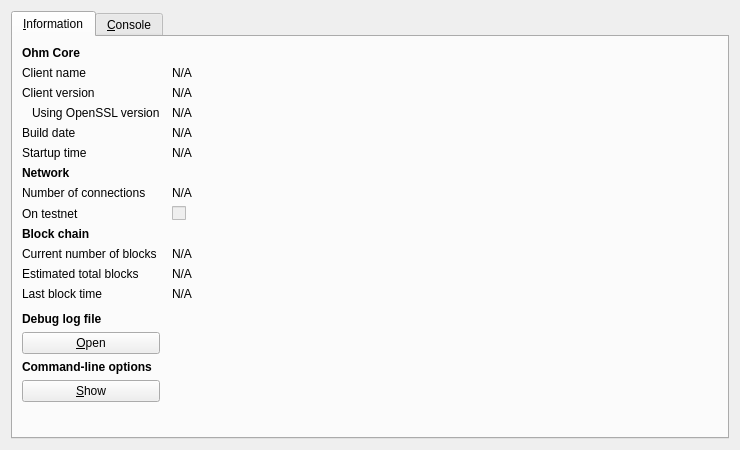
<?xml version="1.0" encoding="UTF-8"?>
<ui version="4.0">
 <class>RPCConsole</class>
 <widget class="QDialog" name="RPCConsole">
  <property name="geometry">
   <rect>
    <x>0</x>
    <y>0</y>
    <width>740</width>
    <height>450</height>
   </rect>
  </property>
  <property name="windowTitle">
   <string>Ohm - Debug window</string>
  </property>
  <layout class="QVBoxLayout" name="verticalLayout_2">
   <item>
    <widget class="QTabWidget" name="tabWidget">
     <property name="currentIndex">
      <number>0</number>
     </property>
     <widget class="QWidget" name="tab_info">
      <attribute name="title">
       <string>&amp;Information</string>
      </attribute>
      <layout class="QGridLayout" name="gridLayout" columnstretch="0,1">
       <property name="horizontalSpacing">
        <number>12</number>
       </property>
       <item row="0" column="0">
        <widget class="QLabel" name="label_9">
         <property name="font">
          <font>
           <weight>75</weight>
           <bold>true</bold>
          </font>
         </property>
         <property name="text">
          <string>Ohm Core</string>
         </property>
        </widget>
       </item>
       <item row="1" column="0">
        <widget class="QLabel" name="label_5">
         <property name="text">
          <string>Client name</string>
         </property>
        </widget>
       </item>
       <item row="1" column="1">
        <widget class="QLabel" name="clientName">
         <property name="cursor">
          <cursorShape>IBeamCursor</cursorShape>
         </property>
         <property name="text">
          <string>N/A</string>
         </property>
         <property name="textFormat">
          <enum>Qt::PlainText</enum>
         </property>
         <property name="textInteractionFlags">
          <set>Qt::LinksAccessibleByMouse|Qt::TextSelectableByKeyboard|Qt::TextSelectableByMouse</set>
         </property>
        </widget>
       </item>
       <item row="2" column="0">
        <widget class="QLabel" name="label_6">
         <property name="text">
          <string>Client version</string>
         </property>
        </widget>
       </item>
       <item row="2" column="1">
        <widget class="QLabel" name="clientVersion">
         <property name="cursor">
          <cursorShape>IBeamCursor</cursorShape>
         </property>
         <property name="text">
          <string>N/A</string>
         </property>
         <property name="textFormat">
          <enum>Qt::PlainText</enum>
         </property>
         <property name="textInteractionFlags">
          <set>Qt::LinksAccessibleByMouse|Qt::TextSelectableByKeyboard|Qt::TextSelectableByMouse</set>
         </property>
        </widget>
       </item>
       <item row="3" column="0">
        <widget class="QLabel" name="label_14">
         <property name="text">
          <string>Using OpenSSL version</string>
         </property>
         <property name="indent">
          <number>10</number>
         </property>
        </widget>
       </item>
       <item row="3" column="1">
        <widget class="QLabel" name="openSSLVersion">
         <property name="cursor">
          <cursorShape>IBeamCursor</cursorShape>
         </property>
         <property name="text">
          <string>N/A</string>
         </property>
         <property name="textFormat">
          <enum>Qt::PlainText</enum>
         </property>
         <property name="textInteractionFlags">
          <set>Qt::LinksAccessibleByMouse|Qt::TextSelectableByKeyboard|Qt::TextSelectableByMouse</set>
         </property>
        </widget>
       </item>
       <item row="4" column="0">
        <widget class="QLabel" name="label_12">
         <property name="text">
          <string>Build date</string>
         </property>
        </widget>
       </item>
       <item row="4" column="1">
        <widget class="QLabel" name="buildDate">
         <property name="cursor">
          <cursorShape>IBeamCursor</cursorShape>
         </property>
         <property name="text">
          <string>N/A</string>
         </property>
         <property name="textFormat">
          <enum>Qt::PlainText</enum>
         </property>
         <property name="textInteractionFlags">
          <set>Qt::LinksAccessibleByMouse|Qt::TextSelectableByKeyboard|Qt::TextSelectableByMouse</set>
         </property>
        </widget>
       </item>
       <item row="5" column="0">
        <widget class="QLabel" name="label_13">
         <property name="text">
          <string>Startup time</string>
         </property>
        </widget>
       </item>
       <item row="5" column="1">
        <widget class="QLabel" name="startupTime">
         <property name="cursor">
          <cursorShape>IBeamCursor</cursorShape>
         </property>
         <property name="text">
          <string>N/A</string>
         </property>
         <property name="textFormat">
          <enum>Qt::PlainText</enum>
         </property>
         <property name="textInteractionFlags">
          <set>Qt::LinksAccessibleByMouse|Qt::TextSelectableByKeyboard|Qt::TextSelectableByMouse</set>
         </property>
        </widget>
       </item>
       <item row="6" column="0">
        <widget class="QLabel" name="label_11">
         <property name="font">
          <font>
           <weight>75</weight>
           <bold>true</bold>
          </font>
         </property>
         <property name="text">
          <string>Network</string>
         </property>
        </widget>
       </item>
       <item row="7" column="0">
        <widget class="QLabel" name="label_7">
         <property name="text">
          <string>Number of connections</string>
         </property>
        </widget>
       </item>
       <item row="7" column="1">
        <widget class="QLabel" name="numberOfConnections">
         <property name="cursor">
          <cursorShape>IBeamCursor</cursorShape>
         </property>
         <property name="text">
          <string>N/A</string>
         </property>
         <property name="textFormat">
          <enum>Qt::PlainText</enum>
         </property>
         <property name="textInteractionFlags">
          <set>Qt::LinksAccessibleByMouse|Qt::TextSelectableByKeyboard|Qt::TextSelectableByMouse</set>
         </property>
        </widget>
       </item>
       <item row="8" column="0">
        <widget class="QLabel" name="label_8">
         <property name="text">
          <string>On testnet</string>
         </property>
        </widget>
       </item>
       <item row="8" column="1">
        <widget class="QCheckBox" name="isTestNet">
         <property name="enabled">
          <bool>false</bool>
         </property>
         <property name="text">
          <string/>
         </property>
        </widget>
       </item>
       <item row="9" column="0">
        <widget class="QLabel" name="label_10">
         <property name="font">
          <font>
           <weight>75</weight>
           <bold>true</bold>
          </font>
         </property>
         <property name="text">
          <string>Block chain</string>
         </property>
        </widget>
       </item>
       <item row="10" column="0">
        <widget class="QLabel" name="label_3">
         <property name="text">
          <string>Current number of blocks</string>
         </property>
        </widget>
       </item>
       <item row="10" column="1">
        <widget class="QLabel" name="numberOfBlocks">
         <property name="cursor">
          <cursorShape>IBeamCursor</cursorShape>
         </property>
         <property name="text">
          <string>N/A</string>
         </property>
         <property name="textFormat">
          <enum>Qt::PlainText</enum>
         </property>
         <property name="textInteractionFlags">
          <set>Qt::LinksAccessibleByMouse|Qt::TextSelectableByKeyboard|Qt::TextSelectableByMouse</set>
         </property>
        </widget>
       </item>
       <item row="11" column="0">
        <widget class="QLabel" name="label_4">
         <property name="text">
          <string>Estimated total blocks</string>
         </property>
        </widget>
       </item>
       <item row="11" column="1">
        <widget class="QLabel" name="totalBlocks">
         <property name="cursor">
          <cursorShape>IBeamCursor</cursorShape>
         </property>
         <property name="text">
          <string>N/A</string>
         </property>
         <property name="textFormat">
          <enum>Qt::PlainText</enum>
         </property>
         <property name="textInteractionFlags">
          <set>Qt::LinksAccessibleByMouse|Qt::TextSelectableByKeyboard|Qt::TextSelectableByMouse</set>
         </property>
        </widget>
       </item>
       <item row="12" column="0">
        <widget class="QLabel" name="label_2">
         <property name="text">
          <string>Last block time</string>
         </property>
        </widget>
       </item>
       <item row="12" column="1">
        <widget class="QLabel" name="lastBlockTime">
         <property name="cursor">
          <cursorShape>IBeamCursor</cursorShape>
         </property>
         <property name="text">
          <string>N/A</string>
         </property>
         <property name="textFormat">
          <enum>Qt::PlainText</enum>
         </property>
         <property name="textInteractionFlags">
          <set>Qt::LinksAccessibleByMouse|Qt::TextSelectableByKeyboard|Qt::TextSelectableByMouse</set>
         </property>
        </widget>
       </item>
       <item row="13" column="0">
        <spacer name="verticalSpacer_2">
         <property name="orientation">
          <enum>Qt::Vertical</enum>
         </property>
         <property name="sizeHint" stdset="0">
          <size>
           <width>20</width>
           <height>20</height>
          </size>
         </property>
        </spacer>
       </item>
       <item row="14" column="0">
        <widget class="QLabel" name="labelDebugLogfile">
         <property name="font">
          <font>
           <weight>75</weight>
           <bold>true</bold>
          </font>
         </property>
         <property name="text">
          <string>Debug log file</string>
         </property>
        </widget>
       </item>
       <item row="15" column="0">
        <widget class="QPushButton" name="openDebugLogfileButton">
         <property name="toolTip">
          <string>Open the Ohm debug log file from the current data directory. This can take a few seconds for large log files.</string>
         </property>
         <property name="text">
          <string>&amp;Open</string>
         </property>
         <property name="autoDefault">
          <bool>false</bool>
         </property>
        </widget>
       </item>
       <item row="16" column="0">
        <widget class="QLabel" name="labelCLOptions">
         <property name="font">
          <font>
           <weight>75</weight>
           <bold>true</bold>
          </font>
         </property>
         <property name="text">
          <string>Command-line options</string>
         </property>
        </widget>
       </item>
       <item row="17" column="0">
        <widget class="QPushButton" name="showCLOptionsButton">
         <property name="toolTip">
          <string>Show the Ohm-Qt help message to get a list with possible Ohm command-line options.</string>
         </property>
         <property name="text">
          <string>&amp;Show</string>
         </property>
         <property name="autoDefault">
          <bool>false</bool>
         </property>
        </widget>
       </item>
       <item row="18" column="0">
        <spacer name="verticalSpacer">
         <property name="orientation">
          <enum>Qt::Vertical</enum>
         </property>
         <property name="sizeHint" stdset="0">
          <size>
           <width>20</width>
           <height>40</height>
          </size>
         </property>
        </spacer>
       </item>
      </layout>
     </widget>
     <widget class="QWidget" name="tab_console">
      <attribute name="title">
       <string>&amp;Console</string>
      </attribute>
      <layout class="QVBoxLayout" name="verticalLayout_3">
       <property name="spacing">
        <number>3</number>
       </property>
       <item>
        <widget class="QTextEdit" name="messagesWidget">
         <property name="minimumSize">
          <size>
           <width>0</width>
           <height>100</height>
          </size>
         </property>
         <property name="readOnly">
          <bool>true</bool>
         </property>
         <property name="tabKeyNavigation" stdset="0">
          <bool>false</bool>
         </property>
         <property name="columnCount" stdset="0">
          <number>2</number>
         </property>
        </widget>
       </item>
       <item>
        <layout class="QHBoxLayout" name="horizontalLayout">
         <property name="spacing">
          <number>3</number>
         </property>
         <item>
          <widget class="QLabel" name="label">
           <property name="text">
            <string notr="true">&gt;</string>
           </property>
          </widget>
         </item>
         <item>
          <widget class="QLineEdit" name="lineEdit"/>
         </item>
         <item>
          <widget class="QPushButton" name="clearButton">
           <property name="maximumSize">
            <size>
             <width>24</width>
             <height>24</height>
            </size>
           </property>
           <property name="toolTip">
            <string>Clear console</string>
           </property>
           <property name="text">
            <string/>
           </property>
           <property name="icon">
            <iconset resource="../bitcoin.qrc">
             <normaloff>:/icons/remove</normaloff>:/icons/remove</iconset>
           </property>
           <property name="shortcut">
            <string notr="true">Ctrl+L</string>
           </property>
           <property name="autoDefault">
            <bool>false</bool>
           </property>
          </widget>
         </item>
        </layout>
       </item>
      </layout>
     </widget>
    </widget>
   </item>
  </layout>
 </widget>
 <resources>
  <include location="../bitcoin.qrc"/>
 </resources>
 <connections/>
</ui>
